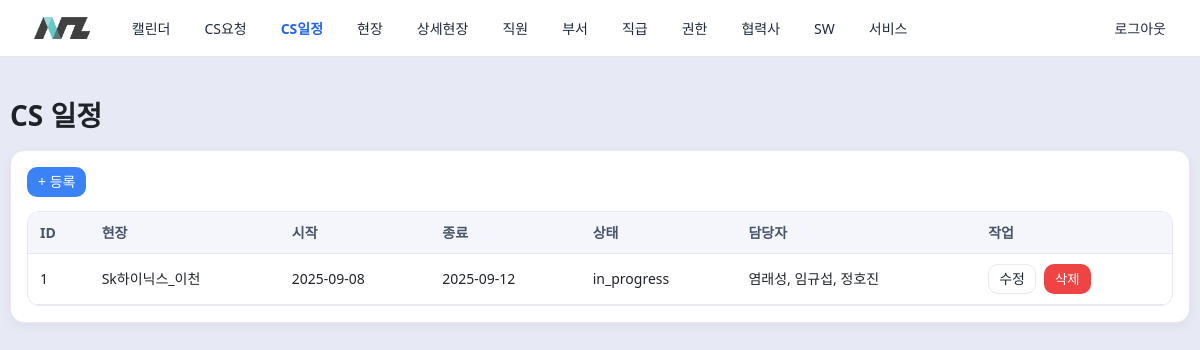
Page /cs_schedules (signed in) on the earlier database version.
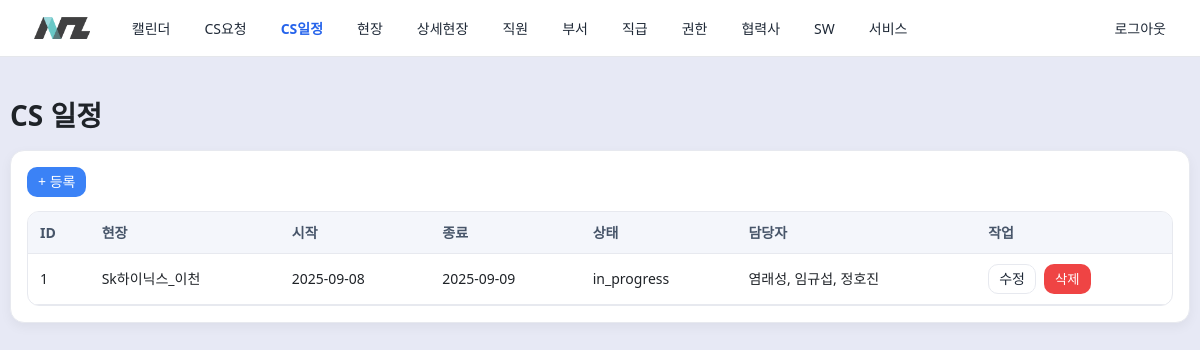
Same page on the later database version.
### app.py (models this page shows)
class Site(Base):
    __tablename__ = "sites"
    site_id = Column(Integer, primary_key=True)
    name = Column(String, nullable=False, unique=True)
    camera_count = Column(Integer, nullable=False, default=0)
    nrs_count = Column(Integer, nullable=False, default=0)
    note = Column(Text)
    created_at = Column(DateTime, nullable=False, default=func.datetime("now", "localtime"))
    updated_at = Column(DateTime, nullable=False, default=func.datetime("now", "localtime"))
    deleted_at = Column(DateTime)

class CSSchedule(Base):
    __tablename__ = "cs_schedules"
    schedule_id = Column(Integer, primary_key=True)
    request_id = Column(Integer, ForeignKey("cs_requests.request_id", ondelete="SET NULL"))
    start_date = Column(String, nullable=False)  # YYYY-MM-DD
    end_date = Column(String)                    # nullable
    site_id = Column(Integer, ForeignKey("sites.site_id", ondelete="SET NULL"))
    request_content = Column(Text)
    work_content = Column(Text)
    extra_content = Column(Text)
    status = Column(String, nullable=False, default="todo")
    note = Column(Text)
    created_at = Column(DateTime, nullable=False, default=func.datetime("now", "localtime"))
    updated_at = Column(DateTime, nullable=False, default=func.datetime("now", "localtime"))
    site = relationship("Site")
    request = relationship("CSRequest")

### app.py (the view)
@app.get("/cs_schedules", response_class=HTMLResponse)
def cs_schedules_list(request: Request, db: OrmSession = Depends(get_db)):
    require_login(request)
    q = db.query(CSSchedule).outerjoin(Site)
    rows=[]
    for s in q.order_by(CSSchedule.schedule_id.desc()).all():
        assignees = ", ".join([a.employee.name for a in s.sch_assignees])
        rows.append([s.schedule_id, (s.site.name if s.site else ""), s.start_date, s.end_date or "", s.status, assignees])
    return render_list(request,"CS 일정",["ID","현장","시작","종료","상태","담당자"],rows,{
        "new":"/cs_schedules/new","edit":"/cs_schedules/edit/{id}","delete":"/cs_schedules/delete/{id}"
    })

### templates/generic_list.html (shortened to what this page needs)
{% extends "base.html" %}
{% block content %}
<h1 class="mb-2">{{ title }}</h1>
<div class="card">
  <div class="card-body">
    <div class="mb-2">
      {% if routes.new %}<a href="{{ routes.new }}" class="btn btn-primary btn-small">+ 등록</a>{% endif %}
    </div>
    <table class="table" id="grid">
      <thead>
        <tr>
          {% for h in headers %}
            <th class="sortable" data-col="{{ loop.index0 }}">
              {{ h }}
            </th>
          {% endfor %}
          {% if routes.edit or routes.delete or routes.child %}
            <th class="nosort">작업</th>
          {% endif %}
        </tr>
      </thead>
      <tbody>
        {% for row in rows %}
        <tr>
          {% for col in row %}<td>{{ col }}</td>{% endfor %}
          {% if routes.edit or routes.delete or routes.child %}
          <td class="actions">
            {% if routes.edit %}
              <a class="btn btn-outline btn-small" href="{{ routes.edit|replace('{id}', row[0]|string) }}">수정</a>
            {% endif %}
            {% if routes.delete %}
              <form method="post" action="{{ routes.delete|replace('{id}', row[0]|string) }}" style="display:inline" onsubmit="return confirm('삭제하시겠습니까?');">
                <button class="btn btn-danger btn-small" type="submit">삭제</button>
              </form>
            {% endif %}
          </td>
          {% endif %}
        </tr>
        {% else %}
        <tr>
          <td class="text-center muted" colspan="{{ headers|length + (1 if (routes.edit or routes.delete or routes.child) else 0) }}">데이터가 없습니다.</td>
        </tr>
        {% endfor %}
      </tbody>
    </table>
  </div>
</div>
{% endblock %}

### templates/base.html (shortened to what this page needs)
<!doctype html>
<html lang="ko">
<head>
  <link rel="stylesheet" href="/static/style.css">
</head>
<body>
  <header class="site-header">
    <div class="container nav">
      <a href="/calendar" class="brand-link" aria-label="NAIZ 홈으로">
        <img src="/static/img/logo.png" alt="NAIZ" class="brand-logo"
             onerror="this.closest('.brand-link').classList.add('no-logo'); this.remove()">
      </a>
      {% set p = request.url.path %}
      <a href="/calendar"       class="{% if p.startswith('/calendar') %}active{% endif %}">캘린더</a>
      <a href="/cs_requests"    class="{% if p.startswith('/cs_requests') %}active{% endif %}">CS요청</a>
      <a href="/cs_schedules"   class="{% if p.startswith('/cs_schedules') %}active{% endif %}">CS일정</a>
      <a href="/sites"          class="{% if p.startswith('/sites') and not p.startswith('/site_locations') %}active{% endif %}">현장</a>
      <a href="/site_locations" class="{% if p.startswith('/site_locations') %}active{% endif %}">상세현장</a>
      <a href="/employees"      class="{% if p.startswith('/employees') %}active{% endif %}">직원</a>
      <a href="/departments"    class="{% if p.startswith('/departments') %}active{% endif %}">부서</a>
      <a href="/job_ranks"      class="{% if p.startswith('/job_ranks') %}active{% endif %}">직급</a>
      <a href="/roles"          class="{% if p.startswith('/roles') %}active{% endif %}">권한</a>
      <a href="/vendors"        class="{% if p.startswith('/vendors') %}active{% endif %}">협력사</a>
      <a href="/sw_products"    class="{% if p.startswith('/sw_products') %}active{% endif %}">SW</a>
      <a href="/sw_services"    class="{% if p.startswith('/sw_services') %}active{% endif %}">서비스</a>
      <a href="/logout">로그아웃</a>
    </div>
  </header>
  <main class="container">
    {% block content %}{% endblock %}
  </main>
</body>
</html>

### static/style.css (style rules this page uses)
:root { --bg:#e7e9f5; --panel:#fff; --border:#e7e9ef; --text:#1f2328; --muted:#6b7280; --brand:#2563eb; --brand-weak:#3b82f6; --danger:#ef4444; --ok:#16a34a; --warn:#f59e0b; --radius:14px; --radius-sm:10px; --container:1180px; --control-h:38px; }
* { box-sizing:border-box }
html,body { height:100% }
body { margin:0;background:var(--bg);color:var(--text);font:14px/1.5 system-ui,-apple-system,"Segoe UI",Roboto,Helvetica,Arial }
.container { max-width:var(--container);margin:0 auto;padding:18px 16px }
main { padding-top:10px }
.site-header { position:sticky;top:0;background:rgba(255,255,255,.85); backdrop-filter:saturate(180%) blur(8px); border-bottom:1px solid var(--border); z-index:10 }
.nav { display:flex;align-items:center;gap:18px;white-space:nowrap }
.nav a { display:inline-block;padding:12px 6px;color:#3f4d67;text-decoration:none;border-radius:8px }
.nav a.active { color:var(--brand);font-weight:700 }
.brand-link { display:flex;align-items:center;gap:10px;margin-right:8px;text-decoration:none;color:inherit }
.brand-logo { height:24px;display:block }
.card { background:var(--panel);border:1px solid var(--border);border-radius:var(--radius);box-shadow:0 .25rem .75rem rgba(0,0,0,.05) }
.card-body { padding:16px }
.btn { display:inline-flex;align-items:center;justify-content:center; height:40px;padding:0 14px;border-radius:12px;border:1px solid transparent;cursor:pointer; background:#fff;color:#1f2937 }
.btn-primary { background:var(--brand-weak);color:#fff;border-color:transparent }
.btn-outline { background:#fff;border-color:var(--border);color:#1f2937 }
.btn-danger { background:var(--danger);color:#fff;border-color:transparent }
.btn-small { height:30px;border-radius:10px;padding:0 10px }
.btn, .btn:hover, .btn:focus, .btn:active, a.btn, a.btn:hover, a.btn:focus, a.btn:active { text-decoration:none }
.table { width:100%;border-collapse:separate;border-spacing:0;background:var(--panel); border:1px solid var(--border);border-radius:12px;overflow:hidden }
.table th,.table td { padding:10px 12px;border-bottom:1px solid var(--border);text-align:left;vertical-align:middle }
.table th { background:#f4f6fb;color:#475569;font-weight:700 }
.table .actions { display:flex;gap:8px }
.mb-2 { margin-bottom:14px }

### templates/base.html (style rules this page uses)
.site-header { background:#fff;border-bottom:1px solid #e5e7eb }
.container { max-width:1180px;margin:0 auto;padding:0 16px }
.nav { display:flex;align-items:center;gap:18px;height:56px }
.brand-link { display:flex;align-items:center;gap:10px;margin-right:8px;text-decoration:none }
.brand-logo { height:22px }
.nav a { color:#1f2937;text-decoration:none;padding:6px 8px;border-radius:8px }
.nav a.active { color:#2563eb;font-weight:700 }
.nav a:last-child { margin-left:auto }
main.container { padding:18px 0 }

### templates/generic_list.html (style rules this page uses)
.table thead th { position: relative; user-select: none; }
.table thead th.nosort { cursor: default; }
.table thead th.sortable { cursor: pointer; }

Differences in the rows shown:
changed CSSchedule "in_progress": end_date "2025-09-12" → "2025-09-09"
